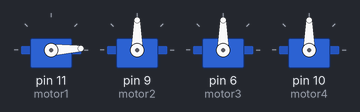
Recording of a sketch running on a simulated Arduino Uno, built with avr-gcc and run on an emulated ATmega328P. Parts: 4 × servo.

Above: at 0.05 s.
At 0.65 s:
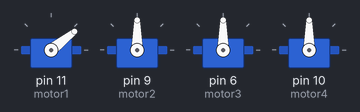
At 1.0 s:
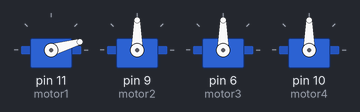
At 2.25 s:
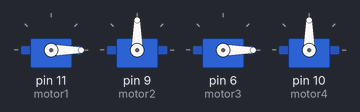
Timing chart, 0 to 5.2 s (numbered marks = the images above):
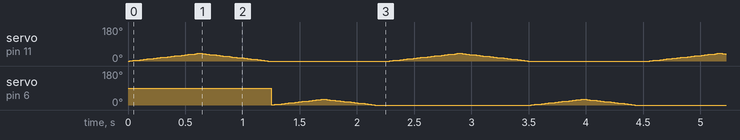

The sketch:

Sweep.ino
```cpp
#include <Servo.h>

Servo motor1;
Servo motor2;
Servo motor3;
Servo motor4;
int pos = 0;
void setup() {

  motor1.attach(11);   // Attach motor1 to pin 9
  motor2.attach(9);  // Attach motor2 to pin 10

  motor3.attach(6);  // Attach motor4 to pin 12
  motor4.attach(10);  // Attach motor3 to pin 9
  Serial.begin(9600);
}

void loop() {
  for (pos = 0; pos <= 40; pos += 1) { // goes from 0 degrees to 180 degrees
    // in steps of 1 degree
    motor1.write(pos);              // tell servo to go to position in variable 'pos'
    delay(15);                       // waits 15 ms for the servo to reach the position
  }

  for (pos = 40; pos >= 0; pos -= 1) { // goes from 180 degrees to 0 degrees
    motor1.write(pos);              // tell servo to go to position in variable 'pos'
    delay(15);                       // waits 15 ms for the servo to reach the position
  }


  for (pos = 0; pos >= 40; pos += 1) { // goes from 180 degrees to 0 degrees
    motor2.write(pos);              // tell servo to go to position in variable 'pos'
    delay(15);                       // waits 15 ms for the servo to reach the position
  }


   for (pos = 40; pos <= 0; pos -= 1) { // goes from 0 degrees to 180 degrees
    // in steps of 1 degree
    motor2.write(pos);              // tell servo to go to position in variable 'pos'
    delay(15);                       // waits 15 ms for the servo to reach the position
  }


 for (pos = 0; pos <= 30; pos += 1) { // goes from 0 degrees to 180 degrees
    // in steps of 1 degree
    motor3.write(pos);              // tell servo to go to position in variable 'pos'
    delay(15);
 }
  for (pos = 30; pos >= 0; pos -= 1) { // goes from 180 degrees to 0 degrees
    motor3.write(pos);              // tell servo to go to position in variable 'pos'
    delay(15);
}

for (pos = 30; pos <=0; pos -= 1) { // goes from 0 degrees to 180 degrees
    // in steps of 1 degree
    motor4.write(pos);              // tell servo to go to position in variable 'pos'
    Serial.write(pos); //اتحرق؟
    delay(15);

 }

  delay(100);
}
```
